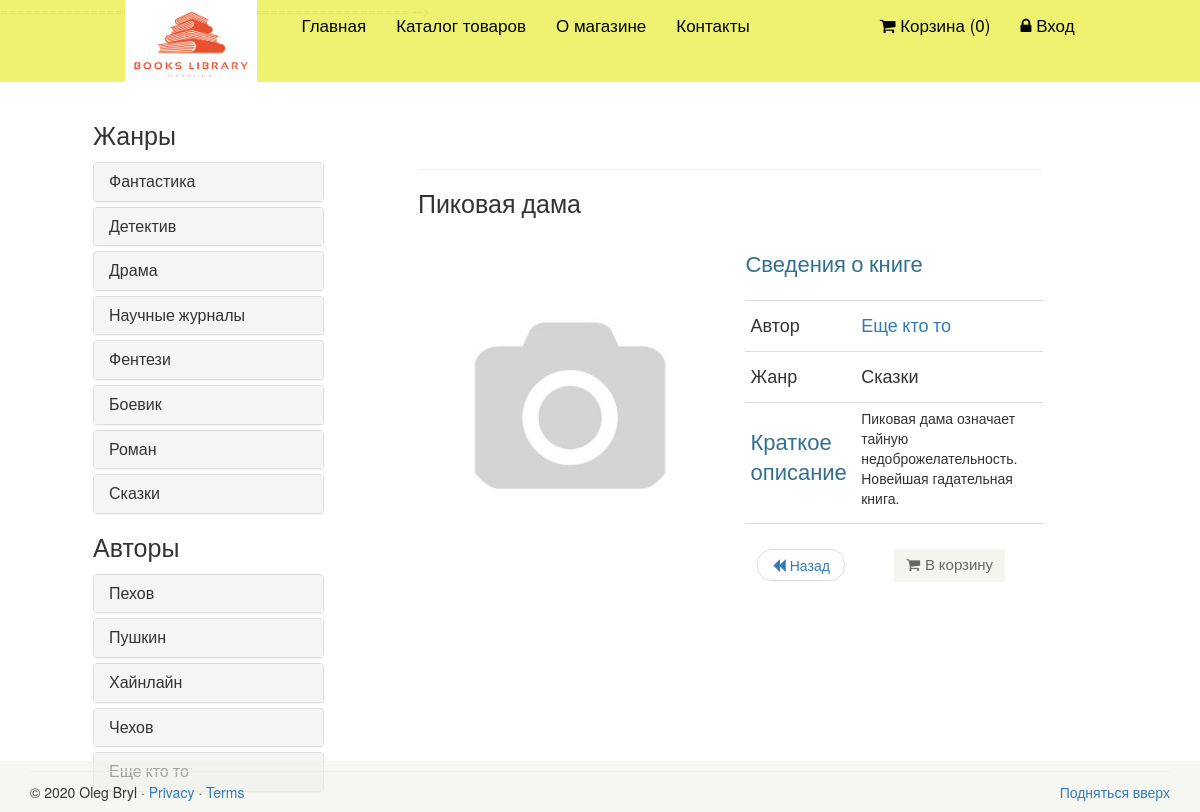
The page /book/47 on the database its author committed.
### tables this page shows
CREATE TABLE `book` (
                        `id` int(11) NOT NULL AUTO_INCREMENT,
                        `name` varchar(255) DEFAULT NULL,
                        `category_id` int(11) DEFAULT NULL,
                        `price` float DEFAULT NULL,
                        `availability` int(11) DEFAULT NULL,
                        `author` int(11) DEFAULT NULL,
                        `description` text,
                        `is_new` int(11) DEFAULT '0',
                        `status` int(11) DEFAULT '0',
                        PRIMARY KEY (`id`),
                        KEY `book_author_id_fk` (`author`),
                        CONSTRAINT `book_author_id_fk` FOREIGN KEY (`author`) REFERENCES `author` (`id`)
);

CREATE TABLE `category` (
                            `id` int(11) NOT NULL,
                            `name` varchar(255) DEFAULT NULL,
                            `sort_order` int(11) DEFAULT '0',
                            `status` int(11) DEFAULT '1',
                            PRIMARY KEY (`id`)
);

CREATE TABLE `author` (
                          `id` int(11) NOT NULL AUTO_INCREMENT,
                          `name` varchar(255) DEFAULT NULL,
                          PRIMARY KEY (`id`)
);

### config/routes.php (called while the page is built)
<?php
return array(
    'book/([0-9]+)' => 'book/view/$1',
    'catalog' => 'catalog/index',
    'category/([0-9]+)/page-([0-9]+)' => 'catalog/category/$1/$2',
    'category/([0-9]+)' => 'catalog/category/$1',
    'author/([0-9]+)/page-([0-9]+)' => 'catalog/author/$1/$2',
    'author/([0-9]+)' => 'catalog/author/$1',
    'cart/checkout' => 'cart/checkout',
    'cart/delete/([0-9]+)' => 'cart/delete/$1',
    'cart/add/([0-9]+)' => 'cart/add/$1',
    'cart/addAjax/([0-9]+)' => 'cart/addAjax/$1',
    'cart' => 'cart/index',
    'user/register' => 'user/register',
    'user/login' => 'user/login',
    'user/logout' => 'user/logout',
    'cabinet/edit' => 'cabinet/edit',
    'cabinet' => 'cabinet/index',
    'admin/book/create' => 'adminBook/create',
    'admin/book/update/([0-9]+)' => 'adminBook/update/$1',
    'admin/book/delete/([0-9]+)' => 'adminBook/delete/$1',
    'admin/book' => 'adminBook/index',
    'admin/category/create' => 'adminCategory/create',
    'admin/category/update/([0-9]+)' => 'adminCategory/update/$1',
    'admin/category/delete/([0-9]+)' => 'adminCategory/delete/$1',
    'admin/category' => 'adminCategory/index',
    'admin/author/create' => 'adminAuthor/create',
    'admin/author/update/([0-9]+)' => 'adminAuthor/update/$1',
    'admin/author/delete/([0-9]+)' => 'adminAuthor/delete/$1',
    'admin/author' => 'adminAuthor/index',
    'admin/order/update/([0-9]+)' => 'adminOrder/update/$1',
    'admin/order/delete/([0-9]+)' => 'adminOrder/delete/$1',
    'admin/order/view/([0-9]+)' => 'adminOrder/view/$1',
    'admin/order' => 'adminOrder/index',
    'admin' => 'admin/index',
    'contacts' => 'site/contact',
    'about' => 'site/about',
    'index.php' => 'site/index',
    '' => 'site/index',
);

### controllers/BookController.php (called while the page is built)
<?php
class BookController
{
    public function actionView($bookId)
    {
        $categories = Category::getCategoriesList();
        $authors = Author::getAuthorsList();
        $book = Book::getBookById($bookId);
        require_once(ROOT . '/views/book/view.php');
        return true;
    }
}

### index.php (called while the page is built, shortened)
<?php
require_once(ROOT.'/components/Autoload.php');
$router = new Router();
$router->run();

### components/Autoload.php (called while the page is built, shortened)
<?php
    spl_autoload_register(function ($class_name)
{
    $array_paths = array(
        '/models/',
        '/components/',
        '/controllers/',
    );
    foreach ($array_paths as $path) {
        $path = ROOT . $path . $class_name . '.php';
    }
});

### components/Cart.php (called while the page is built, shortened)
<?php
class Cart
{
    public static function countItems()
    {
        if (isset($_SESSION['books'])) {
            $count = 0;
            foreach ($_SESSION['books'] as $id => $quantity) {
                $count = $count + $quantity;
            }
            return $count;
        } else {
            return 0;
        }
    }
}

### models/User.php (called while the page is built, shortened)
<?php
class User
{
    public static function isGuest()
    {
        return true;
    }
}

### models/Category.php (called while the page is built, shortened)
<?php
class Category
{
    public static function getCategoriesList()
    {
        $db = Db::getConnection();
        $result = $db->query('SELECT id, name FROM category WHERE status = "1" ORDER BY id, name ASC');
        $i = 0;
        $categoryList = array();
        while ($row = $result->fetch()) {
            $categoryList[$i]['id'] = $row['id'];
            $categoryList[$i]['name'] = $row['name'];
            $i++;
        }
        return $categoryList;
    }
}

### models/Author.php (called while the page is built, shortened)
<?php
class Author
{
    public static function getAuthorsList()
    {
        $db = Db::getConnection();
        $result = $db->query('SELECT id, name FROM author ORDER BY id ASC');
        $i = 0;
        $authorList = array();
        while ($row = $result->fetch()) {
            $authorList[$i]['id'] = $row['id'];
            $authorList[$i]['name'] = $row['name'];
            $i++;
        }
        return $authorList;
    }
}

### models/Book.php (called while the page is built, shortened)
<?php
class Book
{
    public static function getBookById($id)
    {
        $db = Db::getConnection();
        $sql = 'SELECT * FROM book WHERE book.id = :id';
        $result = $db->prepare($sql);
        $result->bindParam(':id', $id, PDO::PARAM_INT);
        $result->setFetchMode(PDO::FETCH_ASSOC);
        $result->execute();
        return $result->fetch();
    }
    public static function getImage($id)
    {
        $noImage = 'no-image.jpg';
        $path = '/upload/images/books/';
        $pathToBookImage = $path . $id . '.jpg';
        return $path . $noImage;
    }
}

### views/book/view.php (the view, shortened to what this page needs)
<?php include ROOT . '/views/layouts/header.php'; ?>
<section>
    <div class="container">
        <div class="row">
            <div class="col-sm-3">
                <div class="left-sidebar">
                    <h2>Жанры</h2>
                    <div class="panel-group category-products">
                        <?php foreach ($categories as $categoryItem): ?>
                            <div class="panel panel-default">
                                <div class="panel-heading">
                                    <h4 class="panel-title">
                                        <a href="/category/<?php echo $categoryItem['id']; ?>">
                                            <?php echo $categoryItem['name']; ?>
                                        </a>
                                    </h4>
                                </div>
                            </div>
                        <?php endforeach; ?>
                    </div>
                    <h2>Авторы</h2>
                    <div class="panel-group category-products">
                        <?php foreach ($authors as $authorItem): ?>
                            <div class="panel panel-default">
                                <div class="panel-heading">
                                    <h4 class="panel-title">
                                        <a href="/author/<?php echo $authorItem['id']; ?>">
                                            <?php echo $authorItem['name']; ?>
                                        </a>
                                    </h4>
                                </div>
                            </div>
                        <?php endforeach; ?>
                    </div>
                </div>
            </div>
            <div class="col-sm-9 padding-right">
                <div class="container" ng-app="cartApp" ng-controller="cartCtrl">
                    <div class="row">
                        <div class="col-lg-12">
                            <h1 class="page-header"><h2><?php echo $book['name']; ?></h2>
                            </h1>
                        </div>
                    </div>
                    <div class="row">
                        <div class="col-md-6">
                            <img class="img-responsive detalles"
                            <img src="<?php echo Book::getImage($book['id']); ?>" alt="" />
                        </div>
                        <div class="col-md-6">
                            <h3 class="text-info">Сведения о книге</h3>
                            <table class="table table-hover table-condensed">
                                <thead>
                                <tr>
                                    <td></td>
                                    <td></td>
                                </tr>
                                </thead>
                                <tr>
                                    <td><h4>Автор</h4></td>
                                    <td><h4><a href="/author/<?php echo $authorItem['id']; ?>"> <?php echo $authorItem['name']; ?></a></p></h4></td>
                                </tr>
                                <tr>
                                    <td><h4>Жанр</h4></td>
                                    <td><h4><?php echo $categoryItem['name']; ?></h4></td>
                                </tr>
                                <tr>
                                    <td><h3 class="text-info">Краткое описание</h3></td>
                                    <td><p><?php echo $book['description']; ?></p></td>
                                </tr>
                                <td rowspan="2">
                                    <div class="pager">
                                        <li>
                                            <a href="javascript:history.back()">
                                                <span class="glyphicon glyphicon-backward"></span> Назад
                                            </a>
                                        </li>
                                    </div>
                                </td>
                                <td rowspan="2">
                                    <div class="pager">
                                    <a href="#" data-id="<?php echo $book['id']; ?>"
                                       class="btn btn-default add-to-cart">
                                        <i class="fa fa-shopping-cart"></i>В корзину
                                    </a>
                                    </div>
                                </td>
                            </table>
                        </div>
                    </div>
                </div>
</section>
<?php include ROOT . '/views/layouts/footer.php'; ?>

### components/Router.php (shortened to what this page needs)
<?php
class Router
{
    private $routes;
    public function __construct()
    {
        $routesPath = ROOT . '/config/routes.php';
        $this->routes = include($routesPath);
    }
    private function getURI()
    {
        if (!empty($_SERVER['REQUEST_URI'])) {
            return trim($_SERVER['REQUEST_URI'], '/');
        }
    }
    public function run()
    {
        $uri = $this->getURI();
        foreach ($this->routes as $uriPattern => $path) {
            if (preg_match("~$uriPattern~", $uri)) {
                $internalRoute = preg_replace("~$uriPattern~", $path, $uri);
                $segments = explode('/', $internalRoute);
                $controllerName = array_shift($segments) . 'Controller';
                $actionName = 'action' . ucfirst(array_shift($segments));
                $parameters = $segments;
                $controllerObject = new $controllerName;
                $result = call_user_func_array(array($controllerObject, $actionName), $parameters);
                if ($result != null) {
                    break;
                }
            }
        }
    }
}

### views/layouts/header.php (shortened to what this page needs)
<!DOCTYPE html>
<html lang="en">
<head>
    <link href="/template/css/bootstrap.min.css"  rel="stylesheet">
    <link href="/template/css/bootstrap.css"  rel="stylesheet">
    <link href="/template/css/main.css" rel="stylesheet">
    <link href="/template/css/font-awesome.min.css"  rel="stylesheet">
</head>
<body>
<div class="navbar-wrapper">
    <div class="container">
        <nav class="navbar navbar-inverse navbar-fixed-top nav-grouped">
            <div class="container">
                <div class="navbar-header">
                    <a class="navbar-brand" href="/" >
                    <a href="/" ><img class="logo" src="/template/images/home/logo.png" alt="" /></a>
                    </a>
                </div>
                <div id="navbar" class="navbar-collapse collapse">
                    <ul class="nav navbar-nav pull-left">
                        <li><a href="/">Главная</a></li>
                        <li><a href="/catalog/">Каталог товаров</a></li>
                        <li><a href="/about/">О магазине</a></li>
                        <li><a href="/contacts/">Контакты</a></li>
                    </ul>
                    <ul class="nav navbar-nav pull-right">
                        <li><a href="/cart">
                                <i class="fa fa-shopping-cart"></i> Корзина
                                (<span id="cart-count"><?php echo Cart::countItems(); ?></span>)
                            </a>
                        </li>
                        <?php if (User::isGuest()): ?>
                            <li><a href="/user/login/"><i class="fa fa-lock"></i> Вход</a></li>
                        <?php else: ?>
                            <li><a href="/cabinet/"><i class="fa fa-user"></i> Аккаунт</a></li>
                            <li><a href="/user/logout/"><i class="fa fa-unlock"></i> Выход</a></li>
                        <?php endif; ?>
                    </ul>
                </div>
            </div>
        </nav>
    </div>
</div>
</body>

### views/layouts/footer.php (shortened to what this page needs)
<link href="/template/css/main.css" rel="stylesheet">
<div class="container" id="footer">
    <hr>
    <footer>
        <p class="pull-right"><a href="#">Подняться вверх</a></p>
        <p>&copy; 2020 Oleg Bryl &middot; <a href="#">Privacy</a> &middot; <a href="#">Terms</a></p>
    </footer>
</div>
</body>
</html>

### template/css/main.css (style rules this page uses)
h1, h2 { margin-top: 2px; font-size: 25px; font-weight: 100; line-height: 30px; }
#footer { position: fixed; left: 0; bottom: 0; width: 100%; background-color: #f0f0e996; padding: 0px 30px 0px 30px; }
h3 { font-size: 22px; font-weight: 300; line-height: 30px; }
.page-header { color: #31708f; }
.detalles { margin: auto; max-width: 470px; max-height: 370px; }
.add-to-cart, .checkout, .back { background:#F5F5ED; border: 0 none; border-radius: 0; color: #696763; font-family: 'Roboto', sans-serif; font-size: 15px; margin-bottom: 25px; }
.add-to-cart i { margin-right:5px; }
.logo { width: 75%; }
.table { overflow: auto; margin-bottom: 40px; }

### rows shown on the page
book: name "Пиковая дама", author.name "Еще кто то", category.name "Сказки", description "Пиковая дама означает тайную недоброжелательность. Новейшая гадательная книга."
category: name "Фантастика"
category: name "Детектив"
category: name "Драма"
category: name "Научные журналы"
category: name "Фентези"
category: name "Боевик"
category: name "Роман"
category: name "Сказки"
author: name "Пехов"
author: name "Пушкин"
author: name "Хайнлайн"
author: name "Чехов"
author: name "Еще кто то"
